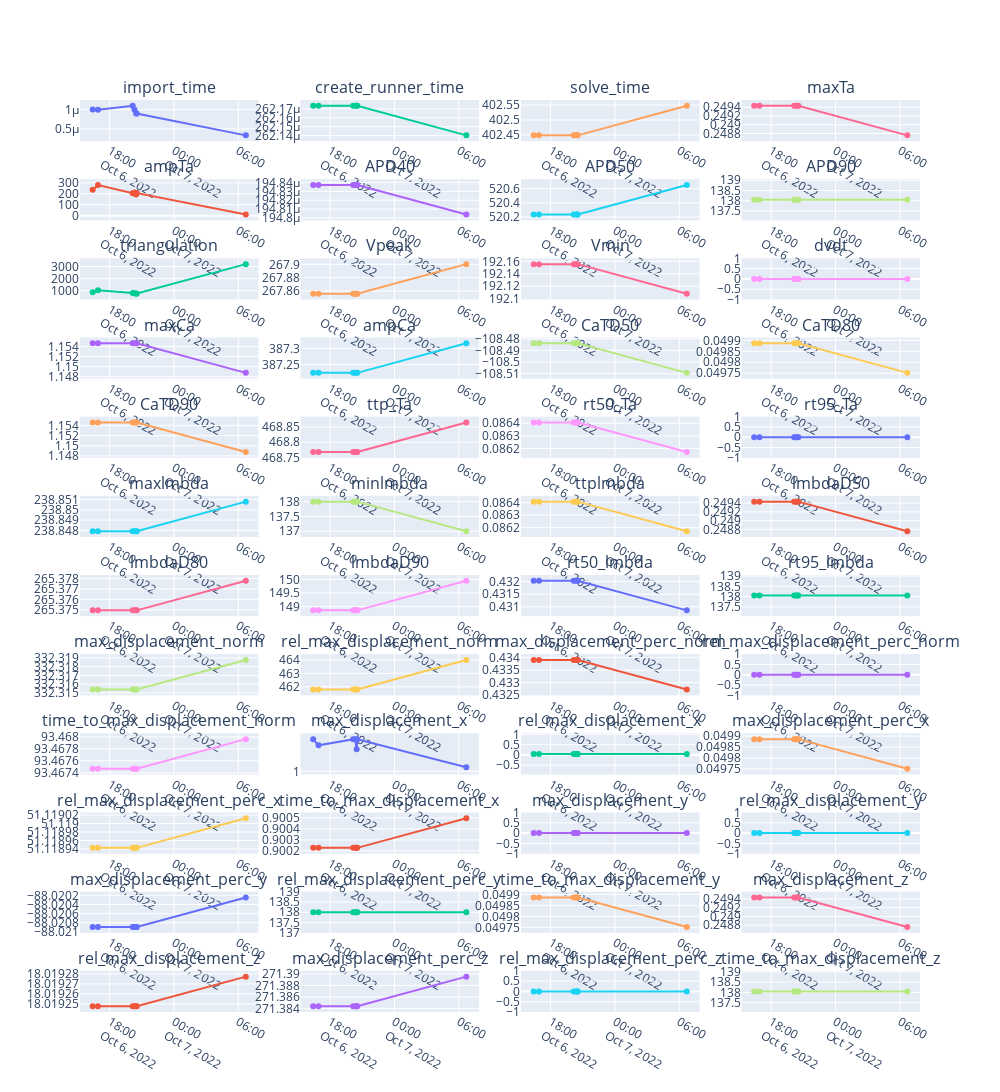

Notebook code cell kept with this figure:
### Code cell
columns = [c for c in df.columns if c not in ["timestamp", "simcardems_version", "git_hash"]]
git_hash = df["git_hash"]
versions = df["simcardems_version"]
dates = [t.date() for t in df["timestamp"]]

text = []
for h,v, t in zip(git_hash, versions, dates):
    text.append("\n".join([
        f"<br>Git Hash: {h}</br>",
        f"<br>Version: {v}</br>",
        f"<br>Timestamp {t}</br>",
    ]))
    
fig = make_subplots(rows=12, cols=4, subplot_titles=columns)

for i, c in enumerate(columns):
    
    row = i % 12 + 1
    col = i // 12 + 1
    
    fig.add_trace(
        go.Scatter(x=df["timestamp"], y=df[c], text=text, hovertemplate="%{text}"),
        row=row, col=col
    )
    
fig.update_layout(
    width=1000,
    height=3500,
    showlegend=False
)
fig.show()
